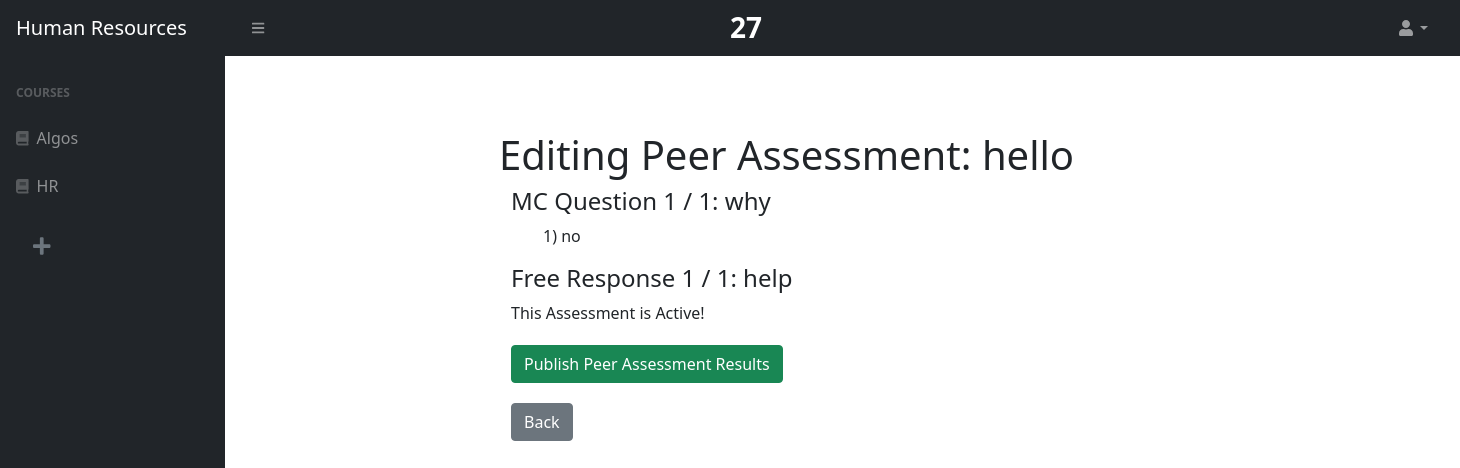
The app's page /48/27/edit_assessment/ (signed in) with its own data.
### courses/models.py (models this page shows)
class Course(models.Model):
	SEMESTERS = (
		('FALL', 'Fall'),
		('SPRING', 'Spring'),
		('SUMMER', 'Summer'),
		('WINTER', 'Winter')
	)
	name = models.CharField(max_length=120, blank=False)
	semester 	= models.CharField(max_length=10, choices=SEMESTERS)
	year 		= models.DecimalField(max_digits=5,decimal_places=0, blank=False)
	code 		= models.CharField(max_length=30, blank=False)
	course_id 	= models.AutoField(primary_key=True)
	professor = models.EmailField(max_length=120)

### assessments/models.py (models this page shows)
class PeerAssessment(models.Model):
    title = models.CharField(max_length=64)
    is_active = models.BooleanField(default=False)
    creator = models.ForeignKey(User, on_delete=models.CASCADE,default=None)
    creation_date = models.DateTimeField(default=timezone.now)
    end_date = models.DateTimeField(default=get_week_ahead)
    course_id = models.IntegerField()
    is_published = models.BooleanField(default=False)

class Question(models.Model):
    peer_assessment = models.ForeignKey(PeerAssessment, on_delete=models.CASCADE)
    question = models.CharField(max_length=256)

class Option(models.Model):
    question = models.ForeignKey(Question, on_delete=models.CASCADE)
    option_text = models.CharField(max_length=256)
    value = models.IntegerField()

class FreeResponse(models.Model):
    peer_assessment = models.ForeignKey(PeerAssessment, on_delete=models.CASCADE, default=None)
    response = models.CharField(max_length=256)

### assessments/views.py (the view)
# urls.py: path("<int:pk>/<int:course_pk>/edit_assessment/", assessment_views.edit_assessment, name="edit_assessment"),
@login_required
def edit_assessment(request, pk, course_pk):
    try:
        peer_assessment = PeerAssessment.objects.prefetch_related("question_set__option_set").get(
            pk=pk, creator=request.user
        )
    except PeerAssessment.DoesNotExist:
        print("Doesnt exist")
        raise Http404()
    try:
        peer_assessment2 = PeerAssessment.objects.prefetch_related("freeresponse_set").get(
            pk=pk, creator=request.user
        )
    except PeerAssessment.DoesNotExist:
        raise Http404()
    questions = peer_assessment.question_set.all()
    frees = peer_assessment2.freeresponse_set.all()
    data = {
            "course_list": get_user_registrations(request),
            "invitations": get_user_invitations(request),
            "current_course_name": Course.objects.get(course_id=course_pk).name,
            "peer_assessment": peer_assessment,
            "questions": questions,
            "current_course": course_pk,
            "frees":frees,
            "course_pk": course_pk
        }
    if request.method == "POST":
        if 'publish_results' in request.POST:
            peer_assessment.is_published = True
            peer_assessment.save()
            emails = []
            registrations= Registration.objects.filter(course_id = course_pk)
            for r in registrations:
                emails.append(r.student)
            print(emails)
            print("RESULTS PUBLISHED")
            registered = Registration.objects.filter(course_id = data['current_course'])
            emails = []
            for r in registered:
                emails.append(r.student)
            if emails is None or len(emails) == 0:
                return render(request, "assessments/assessment_results.html", data)
            results_published_email(request, emails, data['current_course_name'])
            return redirect("home")
        if 'activate_assessment' in request.POST:
            registered = Registration.objects.filter(course_id = data['course_pk'])
            emails = []
            for r in registered:
                emails.append(r.student)
            if emails is None or len(emails) == 0:
                return render(request, "assessments/create_assessment.html", data)
            assessment_release_email(request, emails, data['current_course_name'])
            print("ACTIVATED ASSESSMENTS")
            peer_assessment.is_active = True
            peer_assessment.save()
            course = Course.objects.get(course_id=peer_assessment.course_id)
            registrations = Registration.objects.filter(course_id=course.course_id)
            student_emails = [o.student for o in registrations]
            return redirect("home")
        else:
            print("here")
            return HttpResponse()
    else:
        return render(request, "assessments/edit_assessment.html", data)

### assessments/views.py (called while the page is built)
def get_user_registrations(request):
    if request.user.is_staff:
        registrations = Course.objects.filter(professor=request.user.email)
    else:
        registrations = Registration.objects.filter(student=request.user.email)
    return registrations

def get_user_invitations(request):
    invitations = []
    if not request.user.is_staff:
        invitations = Invitation.objects.filter(student=request.user.email)
    return invitations

### assessments/templates/assessments/edit_assessment.html (shortened to what this page needs)
{% extends "users/home.html" %}
{% load static %}
{% load crispy_forms_tags %}
{% block course_header %}
<div class="col">
    <h1 style="font-size: 1.75rem;" style="align-items:center" class="navbar-brand d-md-inline-block ms-auto">
        <strong>{{current_course}}</strong></h1>
</div>
<ul class="navbar-nav ms-auto ms-md-0 me-3 me-lg-4">
    <li class="nav-item dropdown">
        <a class="nav-link dropdown-toggle" id="navbarDropdown" href="#" role="button" data-bs-toggle="dropdown"
            aria-expanded="false"><i class="fas fa-user fa-fw"></i></a>
    </li>
</ul>
{% endblock %}
{% block core_content %}
<div style="margin-left: 250px; margin-top: 75px;" class="container-fluid px-4">
    <h1 class="ui header">Editing Peer Assessment: {{peer_assessment.title}}</h1>
    <div class="ui container left aligned">
        {% for question in questions %}
        <div class="ui basic padded segment">
            <h4 class="ui header">
                MC Question {{ forloop.counter }} / {{ questions|length }}: {{ question.question }}
            </h4>
            <ul style="list-style-type: none;">
                {% for option in question.option_set.all %}
                <li>
                    {{ forloop.counter }}) {{option.option_text}}
                </li>
                {% endfor %}
            </ul>
        </div>
        {% endfor %}
        {% for free in frees %}
        <div class="ui basic padded segment">
            <h4 class="ui header">
                Free Response {{ forloop.counter }} / {{ frees|length }}: {{ free.response }}
            </h4>
        </div>
        {% endfor %}
        {% if not peer_assessment.is_active %}
        <a class="btn btn-primary" href="{% url 'create_question' peer_assessment.pk course_pk%}">
            Add a question
        </a>
        <a class="btn btn-primary" href="{% url 'create_free_response' peer_assessment.pk course_pk%}">
            Add a free response
        </a>
        <div style="margin-bottom: 20px;" class="ui divider"></div>
        <form style="display: inline-block;" method="post">
            {% csrf_token %}
            <button type="submit" name="activate_assessment" class="btn btn-success">Activate Peer Assessment</button>
        </form>
        {% else %}
        This Assessment is Active!
        {% if peer_assessment.is_published %}
        Results have been published!
        {% else %}
        <form style="display: inline-block;" method="post">
            <button type="submit" name="publish_results" class="btn btn-success">Publish Peer Assessment Results</button>
        </form>
        {% endif %}
        {% endif %}
        <a class="btn btn-secondary" href="{% url 'assessments_list' course_pk %}">
            Back
        </a>
    </div>
</div>
{% endblock %}

### users/templates/users/home.html (shortened to what this page needs)
{% load static %}
{% load crispy_forms_tags %}
<!DOCTYPE html>
<html lang="en">
    <head>
        <link rel="stylesheet"  href="{%  static  'css/styles.css'  %}">
        <link href="https://cdn.jsdelivr.net/npm/simple-datatables@latest/dist/style.css" rel="stylesheet" />
    </head>
    <body class="sb-nav-fixed">
        <nav class="sb-topnav navbar navbar-expand navbar-dark bg-dark">
            <div class="col-2">
                <a class="navbar-brand ps-3" href="/">Human Resources</a>
            </div>
            <div class="col-4">
                <button class="btn btn-link btn-sm order-1 order-lg-0 me-4 me-lg-0" id="sidebarToggle" href="#!"><i class="fas fa-bars"></i></button>
            </div>
            {% block course_header %}{% endblock %}
        </nav>
        <div id="layoutSidenav">
            <div id="layoutSidenav_nav">
                <nav class="sb-sidenav accordion sb-sidenav-dark" id="sidenavAccordion">
                    <div class="sb-sidenav-menu">
                        <div class="nav">
                            <div class="sb-sidenav-menu-heading">Courses</div>
                            {% for course in course_list %}
                            <a class="nav-link" href="{% url 'assessments_list' course.course_id %}">
                                <div class="sb-nav-link-icon"><i class="fas fa-solid fa-book"></i></div>
                                {{ course.name }}
                            </a>
                            {% empty %}
                            <div style="margin-left:5%">No courses for this user</div>
                            {% endfor %}
                            {% if user.is_staff%}
                            <a class = "nav-link" href="{% url 'create_course' %}">
                                <button class="btn btn-transparent btn-lg">
                                    <i style="color:#6c757d" class="fas fa-solid fa-plus"></i>
                                </button>
                            </a>
                            {% endif %}
                        </div>
                    </div>
                </nav>
            </div>
            <div id="layoutSidenav_content">
                <main>
                    {% block core_content %}{% endblock %}
                </main>
            </div>
        </div>
    </body>
</html>

### records on screen
Course: name "Algos"
Course: name "HR"
PeerAssessment: title "hello"
Question: questions "1", question "why"
Option: option_text "no"
FreeResponse: frees "1", response "help"

### other values on screen
{{ current_course }} "27"
